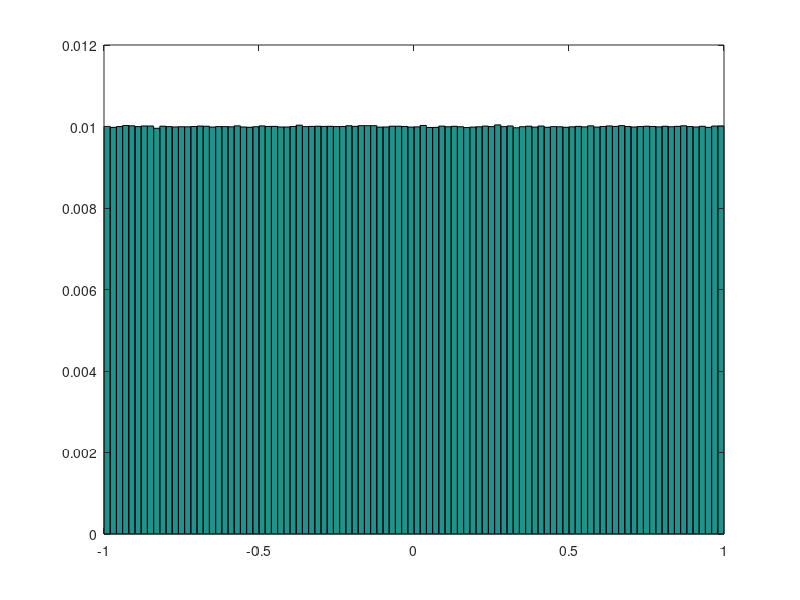

Here is the MATLAB script that generated this plot:
# This Script generates white noise using the rand() function
# The white noise is saved in a file "white_noise_sound.wav"
# Execution time is measured
# A histogram displaying the first 100 samples is then displayed

# NOTE ABOUT FUNCTION DEPRECATION
# Please read the wiki about writing audio in Octave 5.1+ 
# wiki.ee.uct.ac.za/Octave

tic; white = rand(48000*1000, 1)*2 - 1; runtime = toc();

# On Octave<5.1, use wavwrite. On >=5.1, use audiowrite
#wavwrite(white, 48000, 16, 'white_noise_sound.wav');
#audiowrite('w.wav', white, 48000, 'BitsPerSample', 16);

disp(strcat("It took: ", num2str(runtime*1000), " ms to run"));
hist(white, 100, 1);
